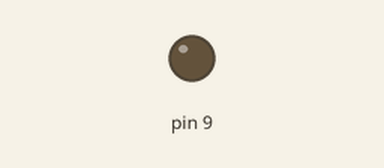
The sketch below on a simulated Arduino Uno, built with avr-gcc and run on an emulated ATmega328P. Shown: output pins drawn as LEDs (lit = HIGH).

Above: at 0.05 s.
At 3.15 s:
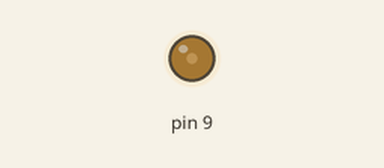
At 6.35 s:
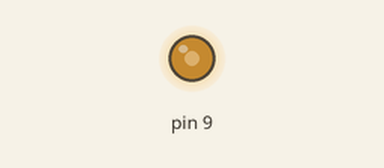
At 12.65 s:
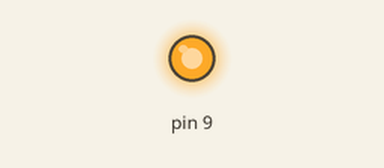
Timing chart, 0 to 23.1 s (numbered marks = the images above):
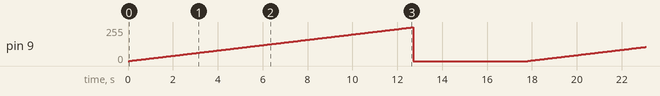

The sketch:

test_af_analogwrite.ino
```cpp
int PWM = 0;

// test om man kan slukke for en analogWrite pin.

void setup() {
}

void loop() {

  analogWrite(9, PWM); // analogWrite start

  PWM++; // For hver gang vores loop køres gør vi vores puls bredere

  if (PWM == 255){ // når rammer vores maximale pulsbrede
    PWM = 0; // sættes den til 0

/*  ved at fortælle arduinoen at pin 9 er et output
  og derefter gøre pin 9 lav
  så kan vi stoppe vores PWM

  Vi kan starte vores PWM igen, ved at køre analogWirte() funktionen igen    */

    pinMode(9, OUTPUT);
    digitalWrite(9, LOW);

    delay(5000);
  }

  delay(50);
}
```

Measured:
- by itself, pin 9: ramps from 0/255 to 253/255 and jumps back, once every 17.8 s
